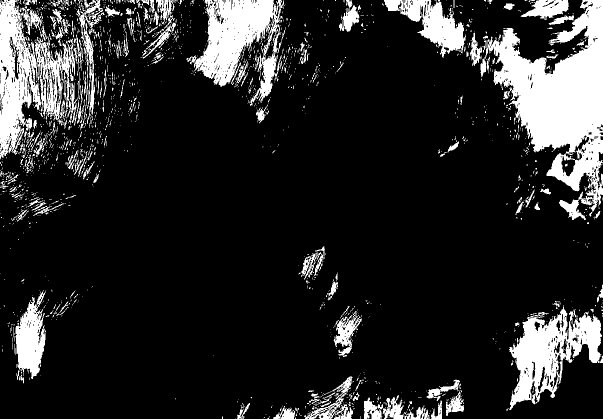
#> input picture block_01_bright_white.png, 1206 x 838 px (shown at 1/2 size)
$ jupyter execute hsv_visualization.ipynb
#> lines starting #> are read from the running program, lines starting #| are printed output that depends on the picture; after the words box and inside, x2 and y2 are one past the last pixel; in counts of white or black regions, pixels touching at a corner belong together
# HSV 色彩空间可视化与算法测试

本notebook用于测试和可视化HSV色彩空间相关算法

## 1. 导入必要的库

[cell 1]
import cv2
import numpy as np
import matplotlib.pyplot as plt
from mpl_toolkits.mplot3d import Axes3D
from matplotlib import cm
import colorsys

# 设置中文显示
plt.rcParams['font.sans-serif'] = ['SimHei', 'Arial Unicode MS', 'DejaVu Sans']
plt.rcParams['axes.unicode_minus'] = False

print("库导入成功！")
print(f"OpenCV 版本: {cv2.__version__}")
print(f"NumPy 版本: {np.__version__}")

## 2. RGB 与 HSV 转换基础 及 hsv可视化

[cell 2]
# 创建一个简单的RGB颜色并转换为HSV
def rgb_to_hsv_demo(r, g, b):
    """演示RGB到HSV的转换（使用归一化值）"""
#> called with r = 255, g = 0, b = 0
    # 使用 colorsys 进行转换（归一化的 RGB 和 HSV）
    h, s, v = colorsys.rgb_to_hsv(r/255.0, g/255.0, b/255.0)
    h_deg = h * 360  # 转换为角度

    print(f"RGB: ({r}, {g}, {b})")
    print(f"HSV: H={h_deg:.1f}°, S={s:.3f}, V={v:.3f}")
    print(f"说明: H(色调)范围0-360°, S(饱和度)范围0.0-1.0, V(明度)范围0.0-1.0")
    print(f"      S值越高颜色越纯，V=0.0为黑色，V=1.0为白色")

    # 可视化
    fig, axes = plt.subplots(1, 2, figsize=(10, 4))

    # RGB颜色块
    rgb_display = np.ones((100, 100, 3), dtype=np.uint8)
    rgb_display[:, :] = [r, g, b]
    axes[0].imshow(rgb_display)
    axes[0].set_title(f'RGB: ({r}, {g}, {b})')
    axes[0].axis('off')

    # HSV信息
    axes[1].text(0.5, 0.7, f'H (色调): {h_deg:.1f}°', ha='center', fontsize=13)
    axes[1].text(0.5, 0.5, f'S (饱和度): {s:.3f}', ha='center', fontsize=13)
    axes[1].text(0.5, 0.3, f'V (明度): {v:.3f}', ha='center', fontsize=13)
    axes[1].text(0.5, 0.1, f'饱和度越高→颜色越纯', ha='center', fontsize=10, style='italic', color='gray')
    axes[1].set_title('HSV 值 (归一化)')
    axes[1].axis('off')

    plt.tight_layout()
    plt.show()
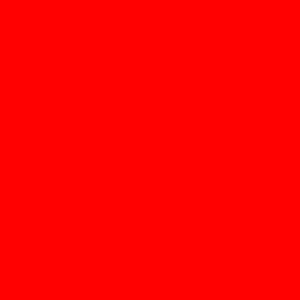
#> shown: shape (100, 100, 3) (shown 3 times larger); mean R, G, B 255, 0, 0

# 测试几个颜色
print("纯红色:")
rgb_to_hsv_demo(255, 0, 0)

### 可视化 HSV 色彩空间 (圆锥体)

[cell 3]
def visualize_hsv_cone():
    """可视化HSV色彩空间圆锥体（标准圆锥模型）"""
    fig = plt.figure(figsize=(12, 10))
    ax = fig.add_subplot(111, projection='3d')

    # 生成圆锥体坐标
    n_points = 60
    theta = np.linspace(0, 2*np.pi, n_points)
    v = np.linspace(0, 1, n_points)  # V: 0.0(黑，顶点) - 1.0(底面)
    Theta, V = np.meshgrid(theta, v)

    # 圆锥外表面 (饱和度 = 1.0, 颜色最纯)
    # 半径随明度线性增加：R = V (V=0时为点，V=1时为最大半径)
    R = V
    X_outer = R * np.cos(Theta)
    Y_outer = R * np.sin(Theta)

    # 为每个点计算颜色
    colors = np.zeros((n_points, n_points, 3))
    for i in range(n_points):
        for j in range(n_points):
            h = Theta[i, j] / (2 * np.pi)  # H归一化到 [0, 1]
            s = 1.0  # 外层饱和度为1.0（颜色最纯）
            v_val = V[i, j]  # V: 0.0-1.0
            if v_val > 0.01:  # 避免在顶点处出现数值问题
                r, g, b = colorsys.hsv_to_rgb(h, s, v_val)
            else:
                r, g, b = 0, 0, 0  # 顶点为黑色
            colors[i, j] = [r, g, b]

    # 绘制圆锥外表面
    ax.plot_surface(X_outer, Y_outer, V, facecolors=colors, shade=False, alpha=0.85)

    # 绘制中心轴 (饱和度 = 0.0, 灰度轴：从黑到白)
    z_axis = np.linspace(0, 1, 100)
    x_axis = np.zeros_like(z_axis)
    y_axis = np.zeros_like(z_axis)
    ax.plot(x_axis, y_axis, z_axis, 'k-', linewidth=3, label='灰度轴 (S=0.0)', zorder=10)

    # 标注关键点
    ax.scatter([0], [0], [0], color='black', s=100, label='黑色 (V=0.0)', zorder=11)

    # 绘制底部圆形（V=1.0，显示所有色调）
    theta_circle = np.linspace(0, 2*np.pi, 100)
    x_circle = np.cos(theta_circle)
    y_circle = np.sin(theta_circle)
    z_circle = np.ones_like(theta_circle)
    ax.plot(x_circle, y_circle, z_circle, 'k--', linewidth=1.5, alpha=0.5, label='底面 (V=1.0)')

    ax.set_xlabel('X (S·V·Cos(H))', fontsize=12)
    ax.set_ylabel('Y (S·V·Sin(H))', fontsize=12)
    ax.set_zlabel('V (明度: 0.0黑→1.0)', fontsize=12)
    ax.set_title('HSV 色彩空间圆锥体模型\n顶点V=0(黑色)，底面V=1.0，外表面S=1.0(纯色)', fontsize=14, pad=20)
    ax.legend(loc='upper left')

    # 设置视角
    ax.view_init(elev=20, azim=45)

    plt.show()
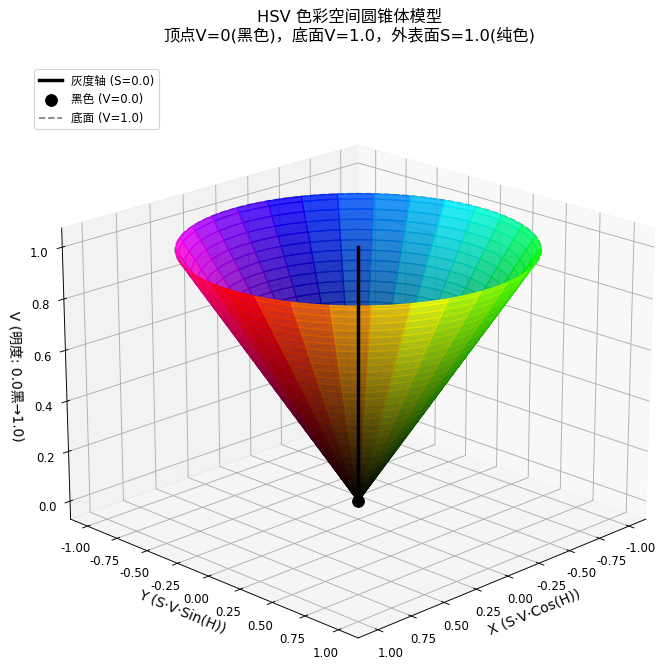
#> figure drawn by matplotlib, 1 panel

visualize_hsv_cone()

### HSV 色调 (Hue) 色轮可视化

[cell 4]
def plot_hue_wheel():
    """绘制HSV色调色轮"""
    fig, ax = plt.subplots(figsize=(10, 10), subplot_kw=dict(projection='polar'))

    # 生成色轮数据
    n = 360
    theta = np.linspace(0, 2*np.pi, n)
    radii = np.linspace(0, 1, 100)

    Theta, Radii = np.meshgrid(theta, radii)

    # 创建颜色映射
    colors = np.zeros((len(radii), len(theta), 3))
    for i, r in enumerate(radii):
        for j, t in enumerate(theta):
            h = t / (2 * np.pi)
            s = r  # 饱和度随半径增加
            v = 1.0  # 固定明度
            colors[i, j] = colorsys.hsv_to_rgb(h, s, v)

    # 绘制色轮
    ax.pcolormesh(Theta, Radii, Radii, color=colors.reshape(-1, 3), shading='auto')

    # 标注主要颜色
    color_labels = [
        (0, '红色 0°'),
        (60, '黄色 60°'),
        (120, '绿色 120°'),
        (180, '青色 180°'),
        (240, '蓝色 240°'),
        (300, '品红 300°')
    ]

    for angle, label in color_labels:
        rad = np.radians(angle)
        ax.text(rad, 1.15, label, ha='center', fontsize=11, fontweight='bold')

    ax.set_ylim(0, 1)
    ax.set_title('HSV 色调色轮\n(半径代表饱和度, 角度代表色调)',
                 fontsize=14, pad=30)
    ax.grid(True, alpha=0.3)

    plt.show()
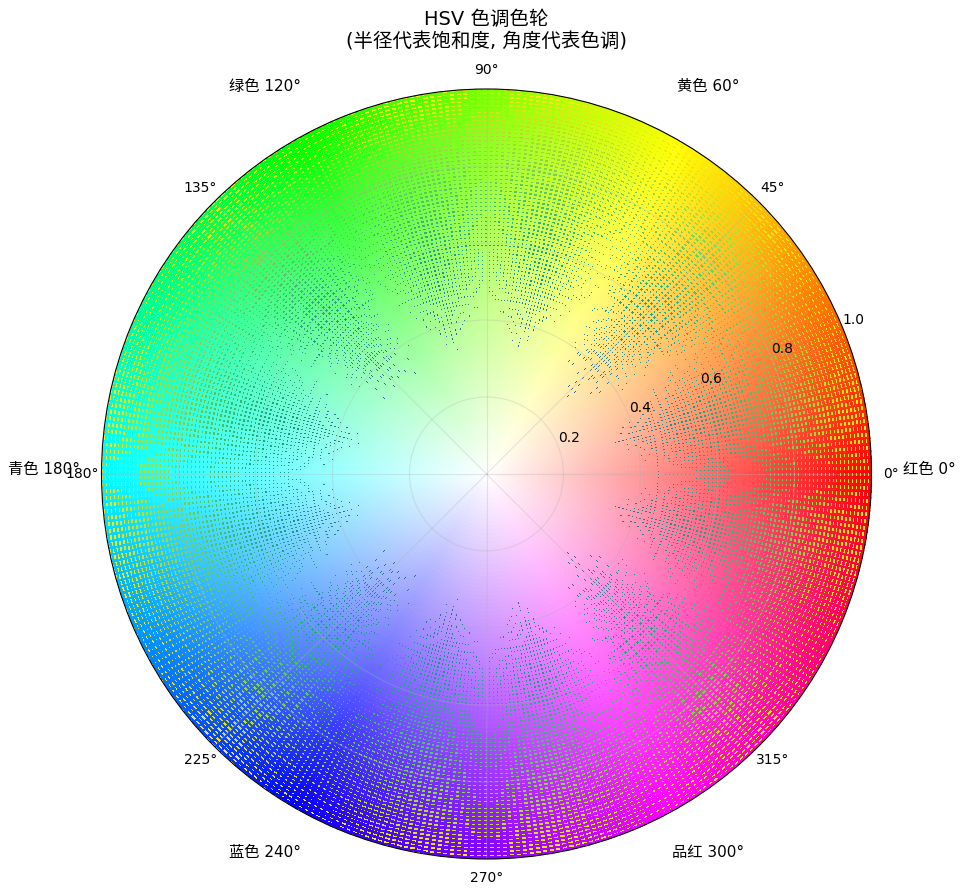
#> figure drawn by matplotlib, 1 panel

plot_hue_wheel()

## 3. 图像颜色分割示例

[cell 5]
def create_test_image():
    """创建一个测试图像，包含多种颜色"""
    img = np.zeros((300, 600, 3), dtype=np.uint8)

    # 红色区域
    img[0:150, 0:200] = [0, 0, 255]
    # 绿色区域
    img[0:150, 200:400] = [0, 255, 0]
    # 蓝色区域
    img[0:150, 400:600] = [255, 0, 0]
    # 黄色区域
    img[150:300, 0:200] = [0, 255, 255]
    # 青色区域
    img[150:300, 200:400] = [255, 255, 0]
    # 品红区域
    img[150:300, 400:600] = [255, 0, 255]

    return img

def segment_color_by_hsv_normalized(img, lower_h, upper_h, lower_s=0.4, upper_s=1.0, lower_v=0.4, upper_v=1.0, color_name=''):
    """
    根据归一化的HSV范围分割颜色
    参数:
        img: 输入图像(BGR格式)
        lower_h, upper_h: 色调范围 (0-360度)
        lower_s, upper_s: 饱和度范围 (0.0-1.0)
        lower_v, upper_v: 明度范围 (0.0-1.0)
        color_name: 颜色名称
    """
#> called with lower_h = 0, upper_h = 10, lower_s = 0.4, upper_s = 1, lower_v = 0.4, upper_v = 1, color_name = '红色'
    # 转换为HSV（OpenCV格式：H=0-179, S=0-255, V=0-255）
    hsv_cv = cv2.cvtColor(img, cv2.COLOR_BGR2HSV)
#> hsv_cv: shape (300, 600, 3); mean H, S, V 75, 255, 255

    # 将归一化值转换为OpenCV格式
    lower_hsv_cv = np.array([lower_h/2, lower_s*255, lower_v*255])
    upper_hsv_cv = np.array([upper_h/2, upper_s*255, upper_v*255])

    mask = cv2.inRange(hsv_cv, lower_hsv_cv, upper_hsv_cv)
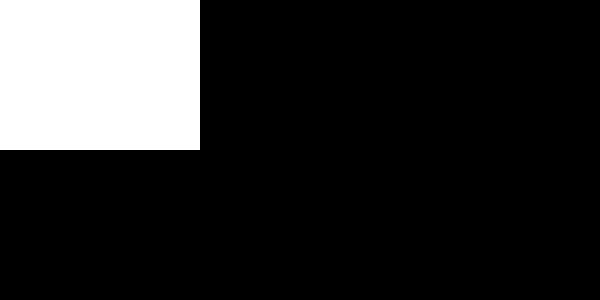
#> mask: shape (300, 600); 16.7% white; 1 white region, box (x1, y1, x2, y2) and area: (0, 0, 200, 150) 30000
    result = cv2.bitwise_and(img, img, mask=mask)
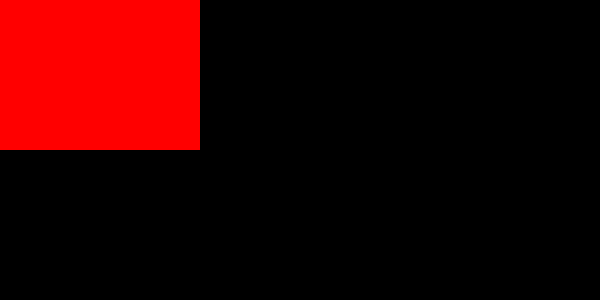
#> result: shape (300, 600, 3); mean of channels 0, 1, 2 0, 0, 42.5; drawn as B, G, R
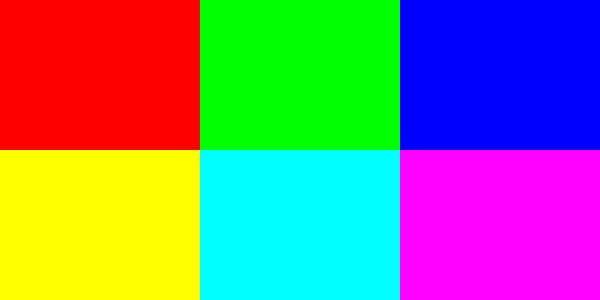
#> img: shape (300, 600, 3); mean of channels 0, 1, 2 127.5, 127.5, 127.5; drawn as B, G, R

    # 显示结果
    fig, axes = plt.subplots(1, 3, figsize=(15, 5))

    axes[0].imshow(cv2.cvtColor(img, cv2.COLOR_BGR2RGB))
    axes[0].set_title('原始图像')
    axes[0].axis('off')

    axes[1].imshow(mask, cmap='gray')
    axes[1].set_title(f'{color_name} 掩码\nH:[{lower_h:.0f}°-{upper_h:.0f}°] S:[{lower_s:.2f}-{upper_s:.2f}] V:[{lower_v:.2f}-{upper_v:.2f}]')
    axes[1].axis('off')

    axes[2].imshow(cv2.cvtColor(result, cv2.COLOR_BGR2RGB))
    axes[2].set_title(f'提取的 {color_name}')
    axes[2].axis('off')

    plt.tight_layout()
    plt.show()
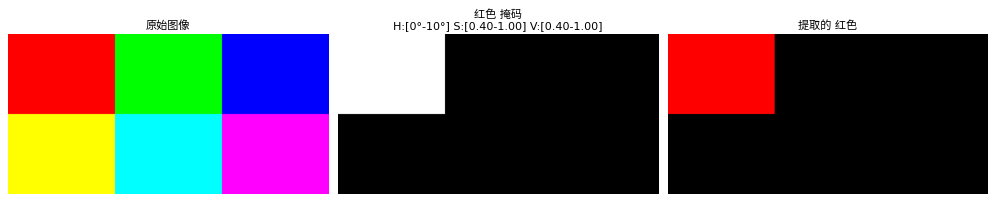
#> figure drawn by matplotlib, 3 panels

# 创建测试图像
test_img = create_test_image()

# 提取红色 (H: 0-10度, S: 0.4-1.0, V: 0.4-1.0)
segment_color_by_hsv_normalized(test_img, lower_h=0, upper_h=10,
                                lower_s=0.4, upper_s=1.0,
                                lower_v=0.4, upper_v=1.0,
                                color_name='红色')

[cell 6]
# 提取绿色 (H: 80-160度, S: 0.4-1.0, V: 0.4-1.0)
segment_color_by_hsv_normalized(test_img, lower_h=80, upper_h=160,
                                lower_s=0.4, upper_s=1.0,
                                lower_v=0.4, upper_v=1.0,
                                color_name='绿色')
#> call 2 of segment_color_by_hsv_normalized, with lower_h = 80, upper_h = 160, lower_s = 0.4, upper_s = 1, lower_v = 0.4, upper_v = 1, color_name = '绿色'
#> in segment_color_by_hsv_normalized (call 2), `mask = cv2.inRange(hsv_cv, lower_hsv_cv, upper_hsv_cv)`:
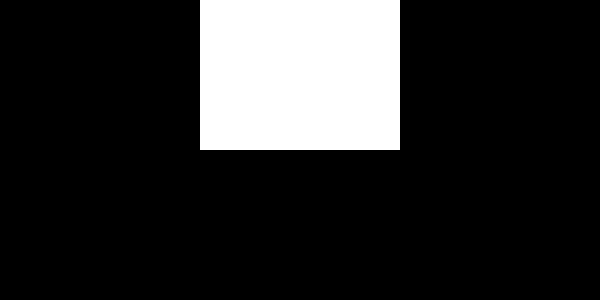
#> mask: shape (300, 600); 16.7% white; 1 white region, box (x1, y1, x2, y2) and area: (200, 0, 400, 150) 30000
#> in segment_color_by_hsv_normalized (call 2), `result = cv2.bitwise_and(img, img, mask=mask)`:
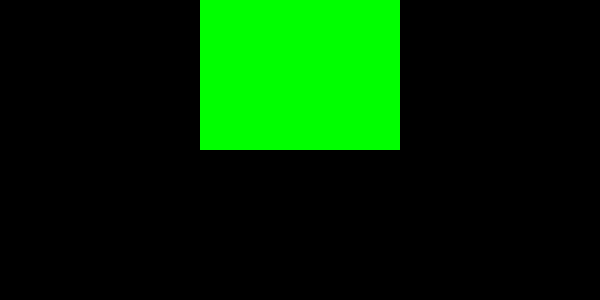
#> result: shape (300, 600, 3); mean of channels 0, 1, 2 0, 42.5, 0; drawn as B, G, R

[cell 7]
# 提取蓝色 (H: 200-260度, S: 0.4-1.0, V: 0.4-1.0)
segment_color_by_hsv_normalized(test_img, lower_h=200, upper_h=260,
                                lower_s=0.4, upper_s=1.0,
                                lower_v=0.4, upper_v=1.0,
                                color_name='蓝色')
#> the answer given: block_01_bright_white.png

## 4. 自定义测试区域 - 上传图片并提取色块

### 步骤1: 从本地文件加载图片

[cell 8]
# 方法1: 从文件路径加载图片
def load_image_from_path(image_path):
    """
    从文件路径加载图片
    参数:
        image_path: 图片的完整路径（支持 jpg, png, bmp 等格式）
    返回:
        img: BGR格式的图片数组
    """
#> called with image_path = 'block_01_bright_white.png'
    img = cv2.imread(image_path)
#> img is the input picture: shape (838, 1206, 3); 15.8% white; 1826 white regions (1584 under 20 px), largest, box (x1, y1, x2, y2) and area: (961, 0, 1206, 440) 46327, (373, 0, 568, 212) 18988, (1018, 611, 1206, 820) 17493
    if img is None:
        print(f"错误：无法加载图片 {image_path}")
        print("请检查:")
        print("1. 文件路径是否正确")
        print("2. 文件是否存在")
        print("3. 文件格式是否支持（jpg, png, bmp等）")
        return None

    print(f"图片加载成功！")
    print(f"图片尺寸: {img.shape[1]} x {img.shape[0]} pixels")
#| 图片尺寸: 1206 x 838 pixels
#> (the rest of the program and of its run is left out)
